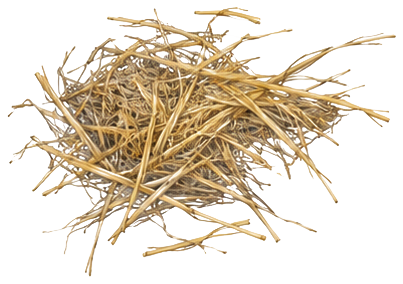
#> input picture dev/dungeon/patina/decals/straw-01.png, 403 x 284 px
$ python decals.py decals/straw-01.png decals/straw-02.png decals/straw-02.png
#> lines starting #> are read from the running program, lines starting #| are printed output that depends on the picture; after the words box and inside, x2 and y2 are one past the last pixel; in counts of white or black regions, pixels touching at a corner belong together
"""Cut a ChatGPT decal sheet (decals on pure white) into numbered decals with alpha.
usage: python3 decals.py <sheet.png> <kind: grime|straw> <out_dir>   -> <out_dir>/<kind>-NN.png (RGBA) + <kind>-index.jpg
grime: kept as a multiply layer (alpha = how much darker than white); straw: keyed out of the white."""
import sys, os
import numpy as np, cv2
from PIL import Image, ImageDraw, ImageFont
src, kind, out = sys.argv[1], sys.argv[2], sys.argv[3]
os.makedirs(out, exist_ok=True)
a = np.array(Image.open(src).convert("RGB")).astype(np.float32)
lum = a.mean(-1)
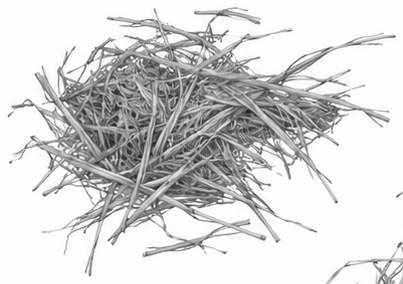
#> lum: shape (284, 403) float32; min 21.33, max 255, mean 213.3
if kind == "grime":
    alpha = np.clip((250 - lum) / 120, 0, 1)
else:
    alpha = np.clip((245 - a[..., 2]) / 90, 0, 1) * np.clip((250 - lum) / 40, 0, 1)
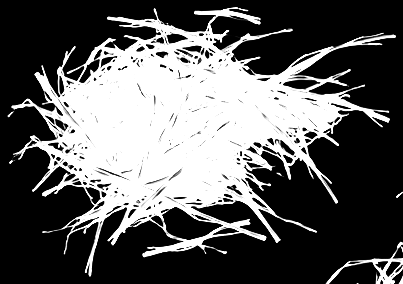
#> alpha: shape (284, 403) float32; min 0, max 1, mean 0.362
m = cv2.dilate((alpha > 0.06).astype(np.uint8), np.ones((15, 15), np.uint8))
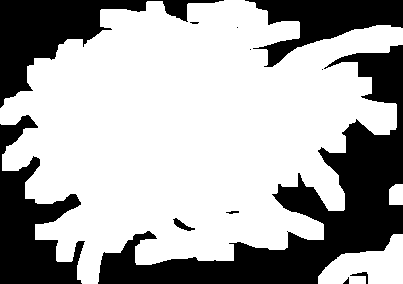
#> m: shape (284, 403); values 0 (black) and 1 (white), 66.8% white; 12 black regions (4 under 20 px), largest, box (x1, y1, x2, y2) and area: (98, 45, 403, 284) 18951, (0, 0, 224, 108) 7129, (0, 115, 85, 284) 6859
n, lab, st, _ = cv2.connectedComponentsWithStats(m, 8)
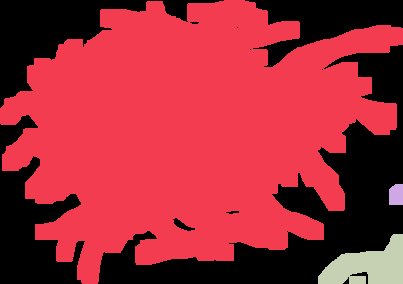
#> lab: shape (284, 403) int32; 4 distinct labels, from 0 to 3; one colour per label, 0 black
#> n = 4; st = [[0, 0, 403, 284, 37973], [0, 0, 403, 284, 73601], [389, 184, 14, 21, 277], [318, 234, 85, 50, 2601]]
keep = sorted([i for i in range(1, n) if st[i][4] > 1500], key=lambda i: (st[i][1] // 150, st[i][0]))
#> keep = [1, 3]
idx = Image.new("RGB", (1254, 1254), (120, 110, 100)); dr = ImageDraw.Draw(idx); font = ImageFont.load_default(size=28)
for k, i in enumerate(keep, 1):
    x, y, w, h, _ = st[i]
    sub = (lab[y:y + h, x:x + w] == i)
    al = alpha[y:y + h, x:x + w] * sub
    col = a[y:y + h, x:x + w]
    if kind == "grime":   # colour of the mark at full strength: un-multiply from white
        col = np.clip(255 - (255 - col) / np.maximum(al[..., None], 0.05), 0, 255)
    else:                 # straw: take the white background out of the soft edges (no pale halo on dark floors)
        al = np.clip((al - 0.15) / 0.85, 0, 1)
        col = np.clip((col - 255 * (1 - al[..., None])) / np.maximum(al[..., None], 0.08), 0, 255)
    rgba = np.dstack([col, al * 255]).astype(np.uint8)
    Image.fromarray(rgba, "RGBA").save(os.path.join(out, f"{kind}-{k:02d}.png"))
    tile = Image.fromarray(rgba, "RGBA"); idx.paste(tile, (x, y), tile)
    dr.text((x, y), str(k), fill=(255, 255, 0), font=font, stroke_width=2, stroke_fill=(0, 0, 0))
#> this loop made 2 passes
#> (k, i, x, y, w, h) on passes 1 to 2: (1, 1, 0, 0, 403, 284), (2, 3, 318, 234, 85, 50)
#> pass 1, `col = np.clip((col - 255 * (1 - al[..., None])) / np.maximum(al[..., N..`:
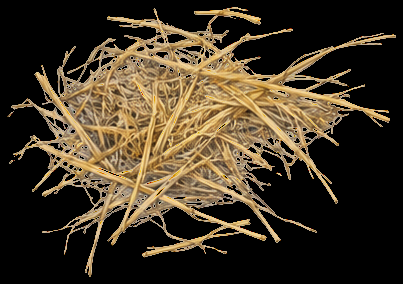
#> col: shape (284, 403, 3) float32; mean R, G, B 65.9, 54.3, 37
#> after the loop:
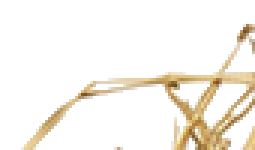
#> rgba: shape (50, 85, 4) (shown 3 times larger); mean R, G, B, A 32.2, 26.7, 17.8, 35.3; transparent parts drawn white
idx.resize((627, 627)).save(os.path.join(out, f"{kind}-index.jpg"), quality=85)
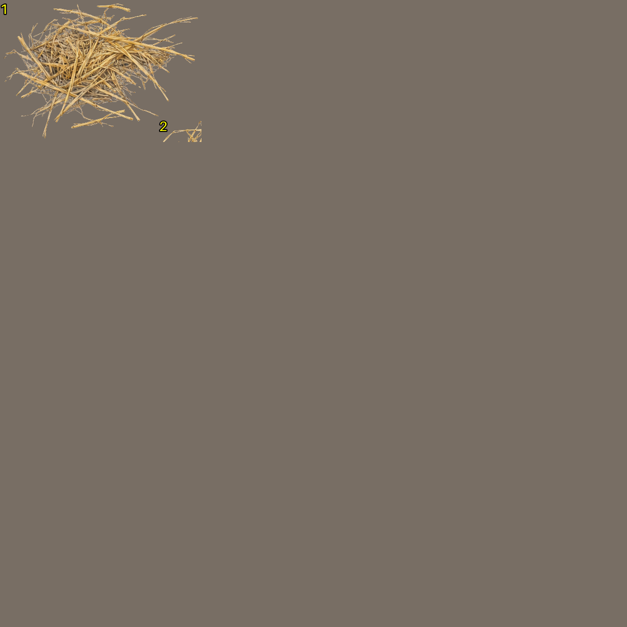
#> saved as straw-02.png-index.jpg: PIL image 627x627 RGB; mean R, G, B 121.5, 110.9, 100
print(kind, len(keep))
#| decals/straw-02.png 2

$ run again, on dev/dungeon/patina/decals/straw-03.png
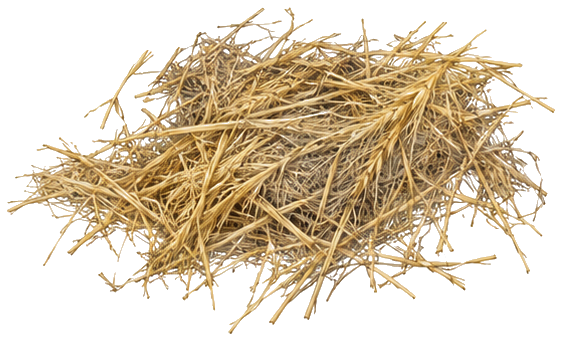
#> input picture dev/dungeon/patina/decals/straw-03.png, 562 x 341 px
#> `lum = a.mean(-1)`:
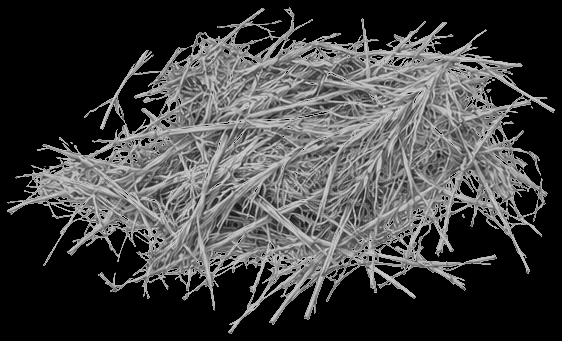
#> lum: shape (341, 562) float32; min 0, max 210, mean 65.3
#> alpha: shape (341, 562) float32; every value is 1
#> m: shape (341, 562); every value is 1
#> lab: shape (341, 562) int32; every value is 1
#> n = 2; st = [[-1, 2147483647, 0, 0, 0], [0, 0, 562, 341, 191642]]
#> keep = [1]
#> the loop `for k, i in enumerate(keep, 1):` made 1 pass
#> (k, i, x, y, w, h) on pass 1: (1, 1, 0, 0, 562, 341)
#> `idx.resize((627, 627)).save(os.path.join(out, f"{kind}-index.jpg"), qu..`:
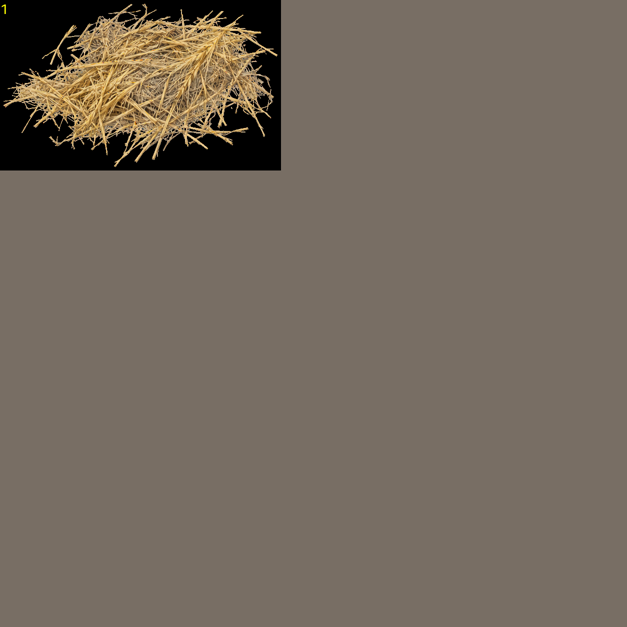
#> saved as straw-03.png-index.jpg: PIL image 627x627 RGB; mean R, G, B 115.6, 104.9, 93.3
#| decals/straw-03.png 1

$ run again, on dev/dungeon/patina/decals/straw-04.png
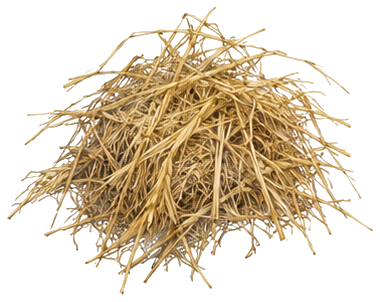
#> input picture dev/dungeon/patina/decals/straw-04.png, 380 x 302 px
#> `lum = a.mean(-1)`:
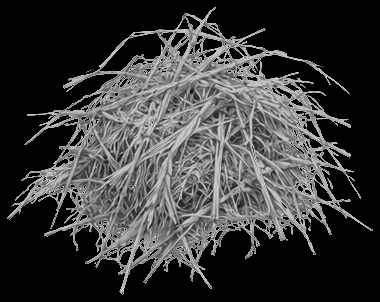
#> lum: shape (302, 380) float32; min 0, max 210, mean 57.2
#> alpha: shape (302, 380) float32; every value is 1
#> m: shape (302, 380); every value is 1
#> lab: shape (302, 380) int32; every value is 1
#> n = 2; st = [[-1, 2147483647, 0, 0, 0], [0, 0, 380, 302, 114760]]
#> keep = [1]
#> the loop `for k, i in enumerate(keep, 1):` made 1 pass
#> (k, i, x, y, w, h) on pass 1: (1, 1, 0, 0, 380, 302)
#> `idx.resize((627, 627)).save(os.path.join(out, f"{kind}-index.jpg"), qu..`:
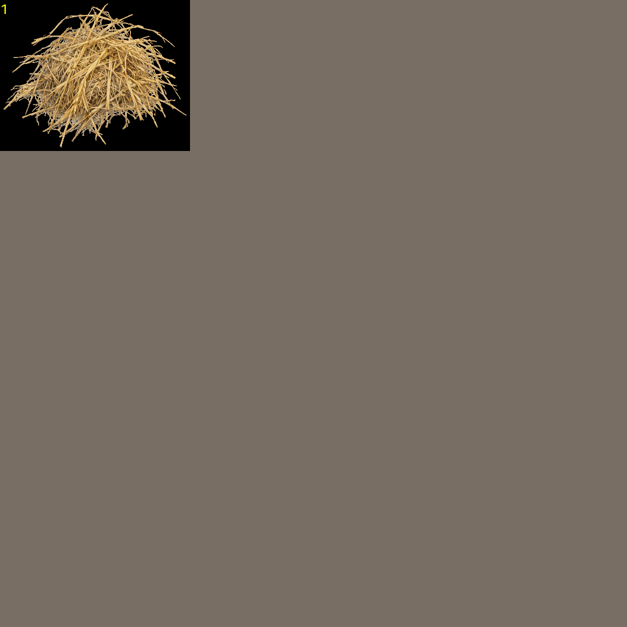
#> saved as straw-04.png-index.jpg: PIL image 627x627 RGB; mean R, G, B 116.7, 106.4, 95.5
#| decals/straw-04.png 1

$ run again, on dev/dungeon/patina/decals/straw-05.png
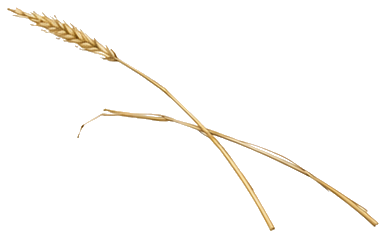
#> input picture dev/dungeon/patina/decals/straw-05.png, 386 x 238 px
#> alpha: shape (238, 386) float32; every value is 1
#> m: shape (238, 386); every value is 1
#> lab: shape (238, 386) int32; every value is 1
#> n = 2; st = [[-1, 2147483647, 0, 0, 0], [0, 0, 386, 238, 91868]]
#> keep = [1]
#> the loop `for k, i in enumerate(keep, 1):` made 1 pass
#> (k, i, x, y, w, h) on pass 1: (1, 1, 0, 0, 386, 238)
#> `idx.resize((627, 627)).save(os.path.join(out, f"{kind}-index.jpg"), qu..`:
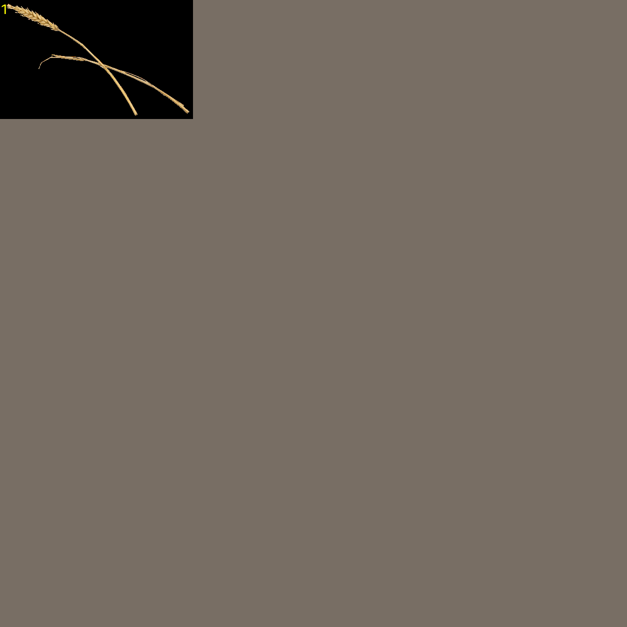
#> saved as straw-05.png-index.jpg: PIL image 627x627 RGB; mean R, G, B 113.5, 104, 94.5
#| decals/straw-05.png 1
